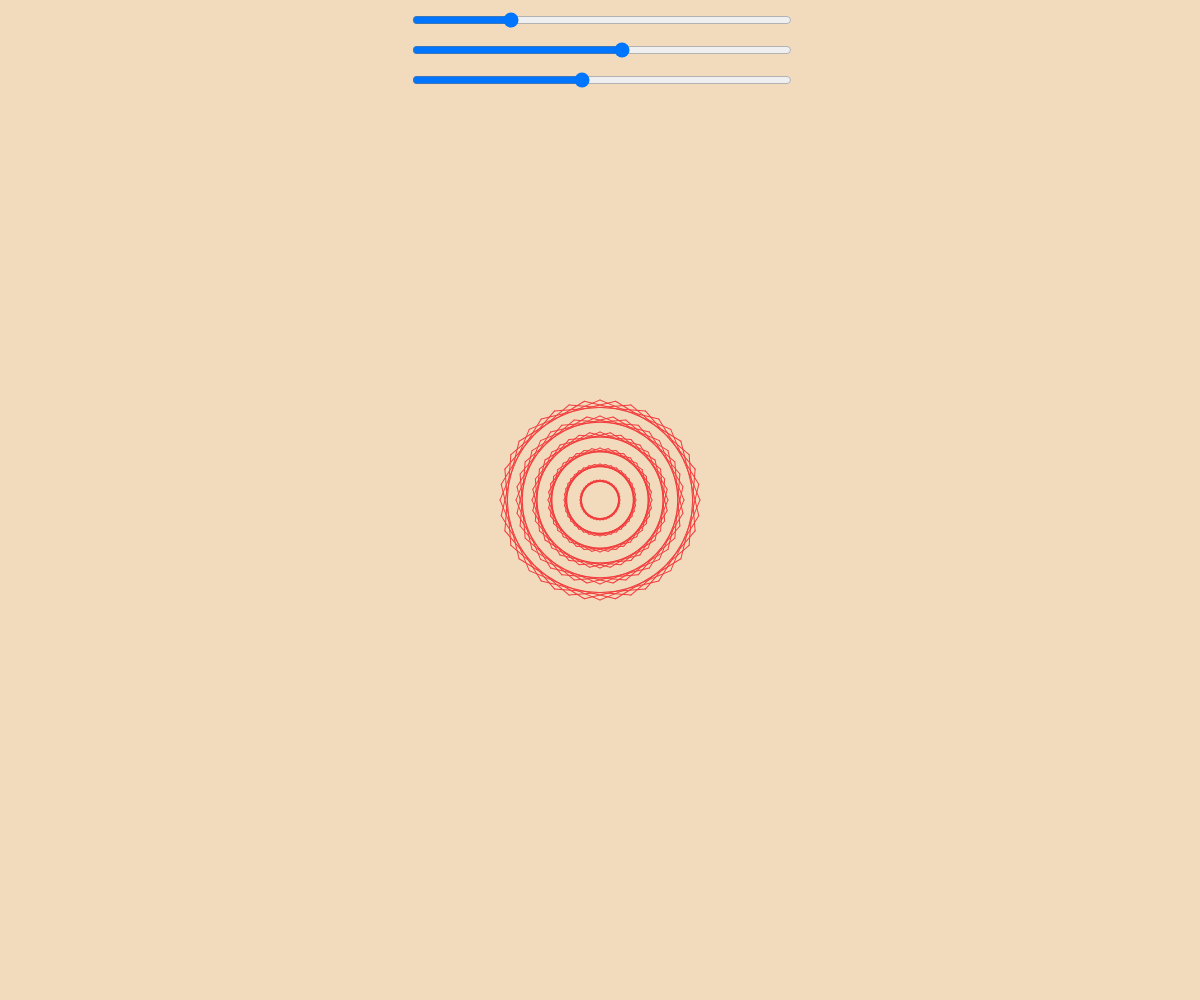
Frame 1 (no input)
Frame 60 (no input): identical to frame 1, image omitted
Frame 120 (the mouse pressed at the canvas centre since frame 60): identical to frame 1, image omitted

The p5.js sketch that drew this single still picture (run headless with seeded random() and noise() and a simulated clock; from frame 60 on, the mouse is pressed at the canvas centre):

// p5.js sketch
// ── sketch.js
let numSegmentos = 8;
let numRepetitions = 6;
let numCopias = 5;
let sliderSegmentos;
let sliderRepetitions;
let sliderCopias;

function setup() {
  createCanvas(windowWidth, windowHeight);
  
  const createSliderWithRange = (min, max, value, xPosition, yPosition) => {
    const slider = createSlider(min, max, value);
    slider.position(xPosition, yPosition);
    slider.style('width', '380px');
    return slider;
  }

  const centerX = width / 2;
  const sliderY = 10;

  sliderSegmentos = createSliderWithRange(4, 20, numSegmentos, centerX - 190, sliderY);
  sliderRepetitions = createSliderWithRange(1, 10, numRepetitions, centerX - 190, sliderY + 30);
  sliderCopias = createSliderWithRange(1, 10, numCopias, centerX - 190, sliderY + 60);
}

function draw() {
  background(242,218,189);
  stroke(242,61,61); 
  

  numSegmentos = sliderSegmentos.value();
  numRepetitions = sliderRepetitions.value();
  numCopias = sliderCopias.value();
  
  const angulo = TWO_PI / numSegmentos;
  
  for (let k = 0; k < numCopias; k++) {
    drawPattern(width / 2, height / 2, angulo, 0, 20, 100, numRepetitions, numSegmentos, k * (TWO_PI / numCopias));
  }
}

function drawPattern(x, y, angulo, iter, radioMin, radioMax, numRepetitions, numSegmentos, rotation) {
  if (iter < numRepetitions) {
    push();
    translate(x, y);
    rotate(rotation);
    const radio = map(iter, 0, numRepetitions - 1, radioMin, radioMax);
    for (let i = 0; i < numSegmentos; i++) {
      const x1 = cos(angulo * i) * radio;
      const y1 = sin(angulo * i) * radio;
      const x2 = cos(angulo * (i + 1)) * radio;
      const y2 = sin(angulo * (i + 1)) * radio;
      line(x1, y1, x2, y2);
    }
    pop();
    drawPattern(x, y, angulo, iter + 1, radioMin, radioMax, numRepetitions, numSegmentos, rotation);
  }
}
